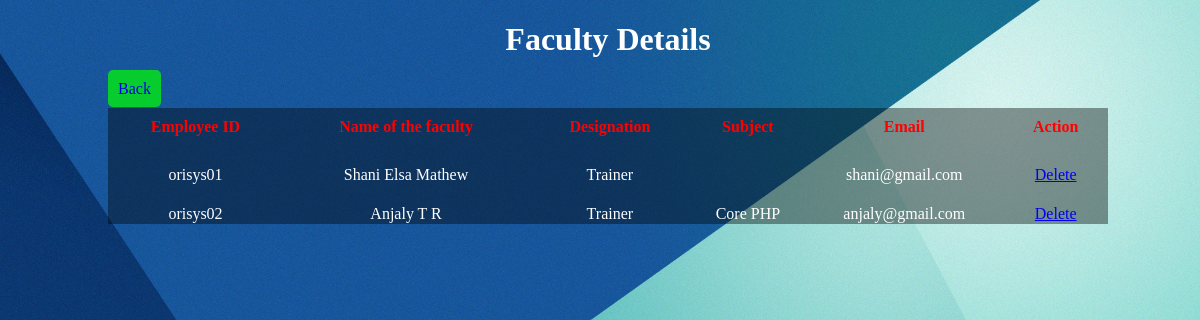
Page /view_faculty.php on the committed database.
### tables this page shows
CREATE TABLE `faculty_details` (
  `emp_id` varchar(20) NOT NULL,
  `fac_fname` varchar(20) NOT NULL,
  `fac_mname` varchar(20) NOT NULL,
  `fac_lname` varchar(20) NOT NULL,
  `login_id` int(10) NOT NULL,
  `designation` varchar(30) NOT NULL,
  `subject` varchar(30) NOT NULL,
  `address` varchar(40) NOT NULL,
  `gender` varchar(10) NOT NULL,
  `district` varchar(20) NOT NULL,
  `qualification` varchar(40) NOT NULL,
  `age` int(10) NOT NULL
);

### view_faculty.php (the view, shortened to what this page needs)
<?php
	require('db_connectivity.php');
?>
<!DOCTYPE html>
<html>
	<head>
		<link rel="stylesheet" href="css/view_table1.css">
	</head>
	<body class="table">
	 <div>
	    <h1>Faculty Details</h1>
		<a class="add_new" href="admin_home.php">Back</a>
		<table>
			<thead>
				<tr>
					<th>Employee ID</th>
					<th>Name of the faculty</th>
					<th>Designation</th>
					<th>Subject</th>
					<th>Email</th>
					<th>Action</th>
				</tr>
			</thead>
			<tbody>
				<?php
					$sql="select * from faculty_details inner join login_page on
					      login_page.login_id = faculty_details.login_id";
					if(mysqli_query($mysql,$sql))
					{
						$result=mysqli_query($mysql,$sql);
						if(mysqli_num_rows($result)>0)
						{
							while($row=mysqli_fetch_assoc($result))
							{
								echo "<tr>
									<td>".$row['emp_id']."</td>
									<td>".$row['fac_fname']." ".$row['fac_mname']." ".$row['fac_lname']."</td>
									<td>".$row['designation']."</td>
									<td>".$row['subject']."</td>
									<td>".$row['email']."</td>
									<td><a href=delete_fac.php?id=".$row['login_id'].">Delete</a></td>
									</tr>";
							}
						}
					}
				?>
			</tbody>
		</table>
	  </div>
	</body>
</html>

### css/view_table1.css (style rules this page uses)
.table { background-image:url("../img/stud2.jpg"); background-size:cover; background-repeat:no-repeat; width:100%; }
h1 { text-align:center; color:white; }
table { border:0px solid; border-collapse:collapse; background-color:rgba(0,0,0,0.4); width:1000px; height:auto; margin-left:100px; padding:10px; margin-top:10px; }
th { margin-top:100px; border:0px solid; border-collapse:collapse; text-align:center; color:red; padding:10px; }
td { padding-top:20px; border:0px solid; margin-top:50px; border-collapse:collapse; text-align:center; color:white; }
.add_new { border:0px solid; text-decoration:none; border-radius:5px; background-color:rgba(0,255,0,0.7); margin-left:100px; width:100px; height:auto; padding:10px; }

### rows in the picture
faculty_details: emp_id "orisys01", fac_fname "Shani", fac_mname "Elsa", fac_lname "Mathew", designation "Trainer", login.email "shani@gmail.com"
faculty_details: emp_id "orisys02", fac_fname "Anjaly", fac_mname "T", fac_lname "R", designation "Trainer", subject "Core PHP", login.email "anjaly@gmail.com"
